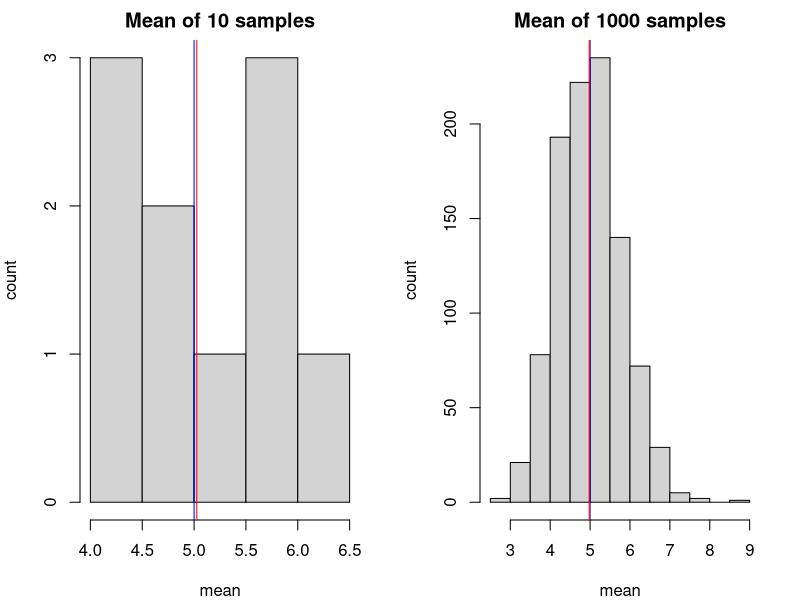

This chart was generated by the following R code:
## ---- chunk 1
knitr::opts_chunk$set(echo = TRUE)
## ---- chunk 2
set.seed(512)
mean_data <- NULL
for( i in 1:1000)
  mean_data <- c(mean_data , mean(rexp(40,0.2)))
## ---- chunk 3
sample_mean <- mean(mean_data)
sample_var <- var(mean_data)
c(sample_mean,sample_var)
## ---- chunk 4
par(mfrow = c(1,2) , mar = c(4,4,2,2))
hist(mean_data[1:10] ,xlab= "mean", ylab="count", main="Mean of 10 samples", border = "black")
abline(v=5.0, col="blue")
abline(v=mean(mean_data[1:10]), col="red")
hist(mean_data , xlab="mean", ylab="count", main = "Mean of 1000 samples",border = "black")
abline(v=5.0 , col="blue")
abline(v=sample_mean , col ="red")

## ---- chunk 5
lambda <- 0.2
population_sd <- 1/lambda
populationsize <- 40
theoretical_sample_sd <- population_sd/ sqrt(populationsize)
theoretical_var <- theoretical_sample_sd^2
c(sample_var,theoretical_var)
